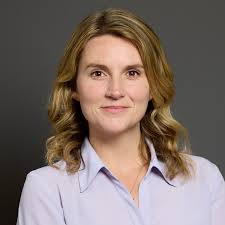
#> input picture K-means Clustering Algorithm/image5.jpeg, 225 x 225 px, found by its file name
$ python kmeans_clustering.py
#> lines starting #> are read from the running program, lines starting #| are printed output that depends on the picture
import numpy as np
import cv2

def kmeans_clustering(data, k, max_iters=100):
    # Randomly initialize centroids
    centroids = data[np.random.choice(data.shape[0], k, replace=False)]

    for _ in range(max_iters):
        # Compute distances and assign clusters
        distances = np.sqrt(((data - centroids[:, np.newaxis]) ** 2).sum(axis=2))
        cluster_assignments = np.argmin(distances, axis=0)

        # Compute new centroids, handling empty clusters
        new_centroids = []
        for i in range(k):
            cluster_points = data[cluster_assignments == i]
            if len(cluster_points) > 0:
                new_centroids.append(cluster_points.mean(axis=0))
            else:
                new_centroids.append(centroids[i])  # Keep previous centroid if empty

        new_centroids = np.array(new_centroids)

        # Check for convergence
        if np.allclose(centroids, new_centroids, atol=1e-4):
            break

        centroids = new_centroids

    return centroids, cluster_assignments

def find_optimal_clusters(data, max_k=10):
    max_k = min(max_k, len(data))
    wcss = []

    for k in range(2, max_k + 1):
        _, cluster_assignments = kmeans_clustering(data, k)
        wcss.append(np.sum(np.min(cluster_assignments, axis=0)))  # Within-cluster sum of squares

    # Second derivative to find the elbow point
    second_derivative = np.diff(wcss, 2)
    elbow_k = np.argmin(second_derivative) + 2

    return elbow_k

def segment_image(image_path, output_path):
    # Load and preprocess image
#> called with image_path = 'image5.jpeg', output_path = 'segmented_image.jpeg'
    image = cv2.imread(image_path)
#> image is the input picture: shape (225, 225, 3); mean B, G, R 104.3, 110.9, 125.6
    image_rgb = cv2.cvtColor(image, cv2.COLOR_BGR2RGB)  # Convert to RGB
    pixels = image_rgb.reshape(-1, 3).astype(np.float32)  # Flatten the image

    # Determine optimal clusters
    optimal_k = find_optimal_clusters(pixels, max_k=10)
#> in find_optimal_clusters, `max_k = min(max_k, len(data))`: max_k = 10
#> the loop in find_optimal_clusters, `for k in range(2, max_k + 1):` made 9 passes
#> after the loop in find_optimal_clusters, `for k in range(2, max_k + 1):`: wcss = [0, 0, 0, 0, 0, 0, 0, 0, 0]
#> in find_optimal_clusters, `second_derivative = np.diff(wcss, 2)`: second_derivative = [0, 0, 0, 0, 0, 0, 0]
#> in find_optimal_clusters, `elbow_k = np.argmin(second_derivative) + 2`: elbow_k = 2
#> optimal_k = 2

    # Apply K-Means clustering
    centroids, cluster_assignments = kmeans_clustering(pixels, optimal_k)
#> centroids = [[78.46, 67.74, 56.63], [211, 189.1, 190.7]]

    # Assign each pixel to its centroid
    segmented_pixels = np.array([centroids[label] for label in cluster_assignments], dtype=np.uint8)
    segmented_image = segmented_pixels.reshape(image_rgb.shape)
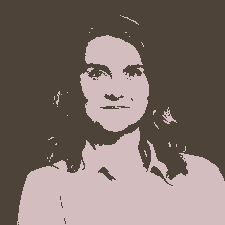
#> segmented_image: shape (225, 225, 3); mean R, G, B 125.3, 110.4, 103.7

    # Save segmented image
    segmented_bgr = cv2.cvtColor(segmented_image, cv2.COLOR_RGB2BGR)
    cv2.imwrite(output_path, segmented_bgr)

    print(f"Segmented image saved as {output_path}")

if __name__ == "__main__":
    segment_image("image5.jpeg", "segmented_image.jpeg")

$ run again, with K-means Clustering Algorithm/image2.jpeg copied over K-means Clustering Algorithm/image5.jpeg
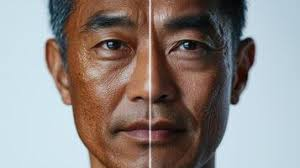
#> input picture K-means Clustering Algorithm/image2.jpeg, 300 x 168 px, found by its file name
#> in segment_image, image is the input picture: shape (168, 300, 3); mean B, G, R 133, 136, 144.2
#> max_k = 10
#> the loop in find_optimal_clusters, `for k in range(2, max_k + 1):` made 9 passes
#> after the loop in find_optimal_clusters, `for k in range(2, max_k + 1):`: wcss = [0, 0, 0, 0, 0, 0, 0, 0, 0]
#> second_derivative = [0, 0, 0, 0, 0, 0, 0]
#> elbow_k = 2
#> in segment_image, `centroids, cluster_assignments = kmeans_clustering(pixels, optimal_k)`: centroids = [[200.1, 215.9, 224.5], [98.85, 71.15, 58.73]]
#> in segment_image, `segmented_image = segmented_pixels.reshape(image_rgb.shape)`:
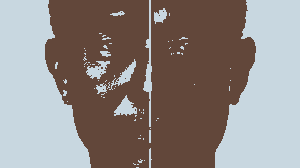
#> segmented_image: shape (168, 300, 3); mean R, G, B 143.7, 135.5, 132.3

$ run again, with K-means Clustering Algorithm/image4.jpeg copied over K-means Clustering Algorithm/image5.jpeg
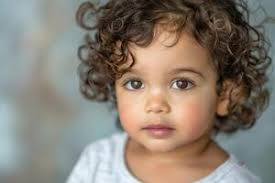
#> input picture K-means Clustering Algorithm/image4.jpeg, 275 x 183 px, found by its file name
#> in segment_image, image is the input picture: shape (183, 275, 3); mean B, G, R 115, 126, 135.8
#> max_k = 10
#> the loop in find_optimal_clusters, `for k in range(2, max_k + 1):` made 9 passes
#> after the loop in find_optimal_clusters, `for k in range(2, max_k + 1):`: wcss = [0, 0, 0, 0, 0, 0, 0, 0, 0]
#> second_derivative = [0, 0, 0, 0, 0, 0, 0]
#> elbow_k = 2
#> in segment_image, `centroids, cluster_assignments = kmeans_clustering(pixels, optimal_k)`: centroids = [[76.84, 61.21, 47.97], [164.4, 157.6, 147.6]]
#> in segment_image, `segmented_image = segmented_pixels.reshape(image_rgb.shape)`:
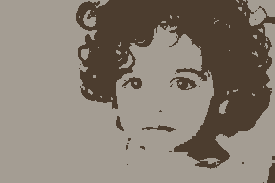
#> segmented_image: shape (183, 275, 3); mean R, G, B 135.2, 125.6, 114.3
